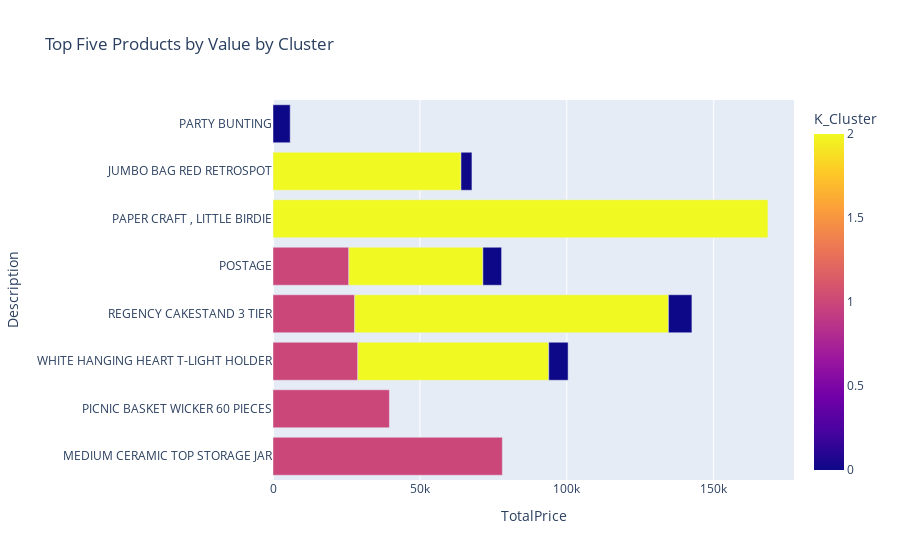

Here is the notebook cell this chart was saved with:
### Code cell
fig = px.bar(exppro, x="TotalPrice", y='Description', color='K_Cluster',title="Top Five Products by Value by Cluster")
fig.show()

### Figure 1 — Plotly figure (JSON) as saved in the notebook; plotly's stock layout.template omitted (floating-point values rounded to 4 significant figures)
{"data": [{"alignmentgroup": "True", "hovertemplate": "TotalPrice=%{x}<br>Description=%{y}<br>K_Cluster=%{marker.color}<extra></extra>", "legendgroup": "", "marker": {"color": [1, 1, 1, 1, 1, 2, 2, 2, 2, 2, 0, 0, 0, 0, 0], "coloraxis": "coloraxis"}, "name": "", "offsetgroup": "", "orientation": "h", "showlegend": false, "textposition": "auto", "type": "bar", "x": [78060.0, 39620.0, 28880.0, 27830.0, 25820.0, 168500.0, 106800.0, 64980.0, 63990.0, 45630.0, 7998.0, 6594.0, 6351.0, 5855.0, 3731.0], "xaxis": "x", "y": ["MEDIUM CERAMIC TOP STORAGE JAR", "PICNIC BASKET WICKER 60 PIECES", "WHITE HANGING HEART T-LIGHT HOLDER", "REGENCY CAKESTAND 3 TIER", "POSTAGE", "PAPER CRAFT , LITTLE BIRDIE", "REGENCY CAKESTAND 3 TIER", "WHITE HANGING HEART T-LIGHT HOLDER", "JUMBO BAG RED RETROSPOT", "POSTAGE", "REGENCY CAKESTAND 3 TIER", "WHITE HANGING HEART T-LIGHT HOLDER", "POSTAGE", "PARTY BUNTING", "JUMBO BAG RED RETROSPOT"], "yaxis": "y"}], "layout": {"barmode": "relative", "coloraxis": {"colorbar": {"title": {"text": "K_Cluster"}}, "colorscale": [[0, "#0d0887"], [0.1111, "#46039f"], [0.2222, "#7201a8"], [0.3333, "#9c179e"], [0.4444, "#bd3786"], [0.5556, "#d8576b"], [0.6667, "#ed7953"], [0.7778, "#fb9f3a"], [0.8889, "#fdca26"], [1, "#f0f921"]]}, "legend": {"tracegroupgap": 0}, "title": {"text": "Top Five Products by Value by Cluster"}, "xaxis": {"anchor": "y", "domain": [0, 1], "title": {"text": "TotalPrice"}}, "yaxis": {"anchor": "x", "domain": [0, 1], "title": {"text": "Description"}}}}
